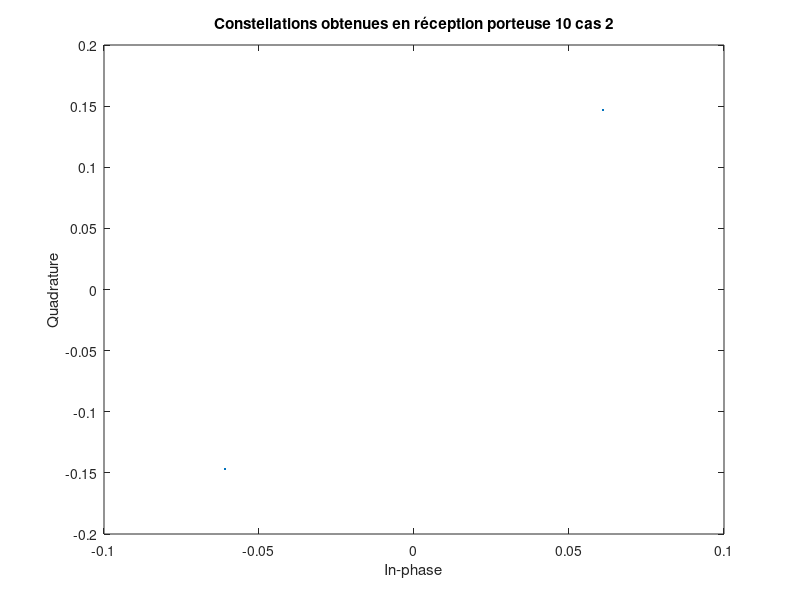
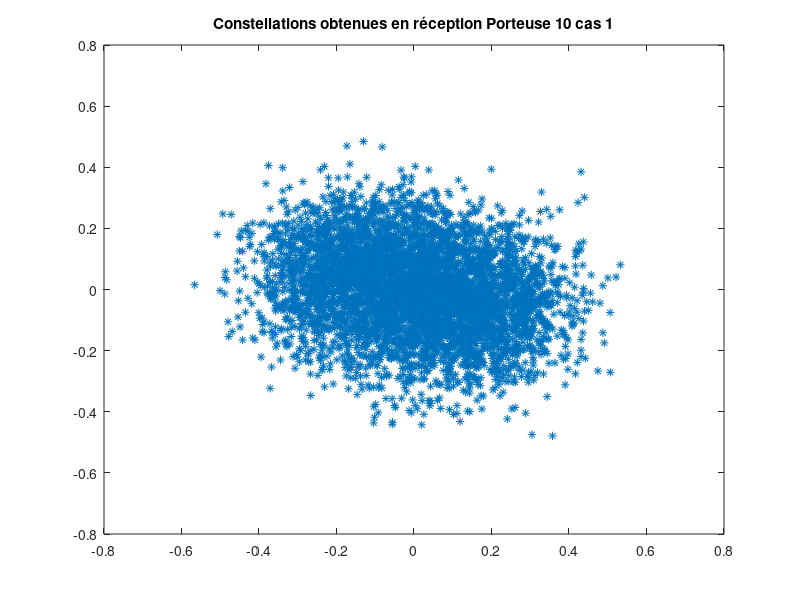
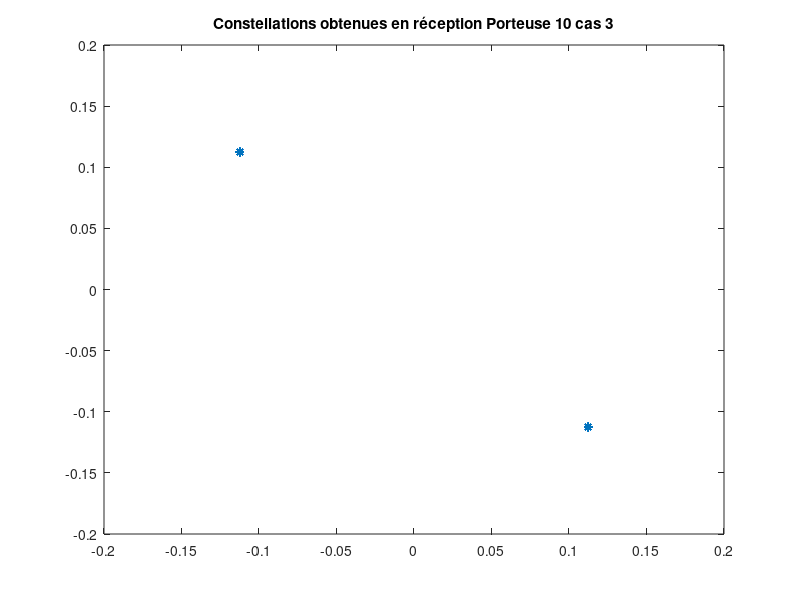
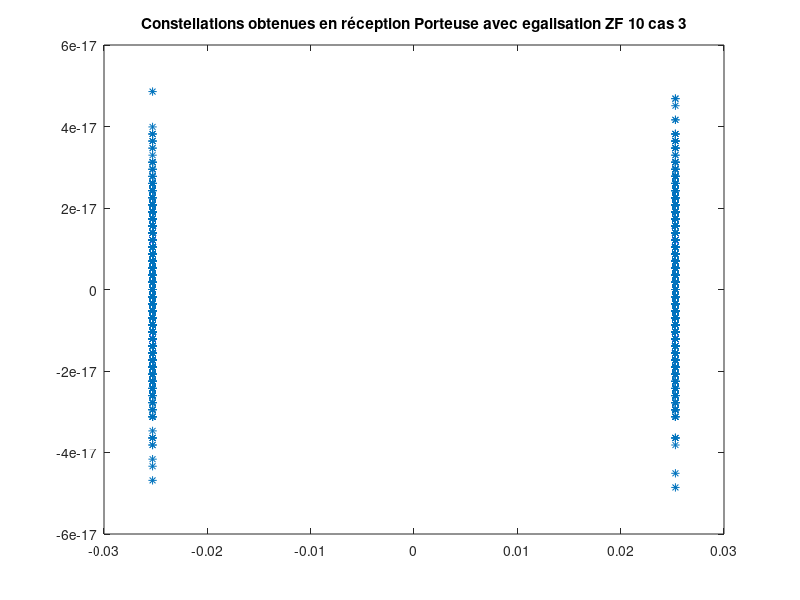

Write the MATLAB code that produced these figures, in order.
clc;
close all;
clear all
N= 16;
h = ones(1,N);
G = 5;
nombre_ofdm = 5000; % Nombre de symboles OFDM
Nbits = nombre_ofdm*N;
bits =randi(0:1,1,Nbits); % generation de la sequence de bits
sym = 2*bits -1;
M = reshape(sym,N,nombre_ofdm);
Hc = [0.227 0.46 0.688 0.46 0.227];

%  Erreur d'horloge

Hc=[Hc zeros(1,11)];
H=fft(Hc);
%%cas2: 

%emission
sortie1_ifft = ifft(M);
sortie1_ifft_pc = [sortie1_ifft(9:16,:); sortie1_ifft];
signal_emis = reshape(sortie1_ifft_pc,1,(8+N)*5000);

%canal
signal_recu1=filter(Hc,1,signal_emis );

%reception 
symboles_recu1 = signal_recu1;
entree1_fft = reshape(symboles_recu1,N+8,5000);
entree1_fft = entree1_fft(6:21,:);
sortie1_fft = fft(entree1_fft);

%Y=sortie_fft./H.';  (methode  ZF)
Y = sortie1_fft.*H'; %methode du maximum de vraisemblance
a = real(Y);
aa = sign(a);
symboles=[sortie1_fft(10,:)];


a=aa==M;
a=sum(sum(a));
TEB =1-a/(16*5000)
scatterplot(symboles)
title("Constellations obtenues en réception porteuse 10 cas 2")
%cas1

%emission
sortie_ifft=ifft(M);
sortie1_ifft_pc=[sortie_ifft(9:16,:); sortie1_ifft];
signal_emis =reshape(sortie1_ifft_pc,1,(8+N)*5000);

%canal
signal_recu=filter(Hc,1,signal_emis);

%reception 
symboles_recu = signal_recu;
mat_entre = reshape(symboles_recu,N+8,5000);
mat_entre = mat_entre(2:17,:);
sortie_fft = fft(mat_entre);

%Y=sortie_fft./H.';  (methode  ZF)
Y=sortie_fft.*H'; %methode du maximum de vraisemblance
a=real(Y);
aa=sign(a);
symboles=[sortie_fft(10,:)];

figure(2)
plot(real(symboles),imag(symboles),'*')
title("Constellations obtenues en réception Porteuse 10 cas 1")
a=aa==M;
a=sum(sum(a));
TEB = 1-a/(16*5000)

%cas3

%emission
M=reshape(sym,16,5000);
sortie_ifft=ifft(M);
sortie1_ifft_pc=[sortie_ifft(9:16,:); sortie_ifft];
signal_emis =reshape(sortie1_ifft_pc,1,(8+N)*5000);

%canal
signal_recu=filter(Hc,1,signal_emis);

%reception 
symboles_recu=signal_recu;
signal_recu=[signal_recu(2:end) signal_recu(1)];
mat_entre=reshape(symboles_recu,N+8,5000);
mat_entre=mat_entre(9:24,:);
sortie_fft=fft(mat_entre);


%Y=sortie_fft./H.';  (methode  ZF: zero forcing )
Y=sortie_fft.*H'; %methode ML: maximum de vraisemblance
a=real(Y);
aa=sign(a);
symboles=[sortie_fft(10,:)];

figure(3)
plot(real(symboles),imag(symboles),'*')
title("Constellations obtenues en réception Porteuse 10 cas 3")
a=aa==M;
a=sum(sum(a));
TEB =1-a/(16*5000)

figure(4)
plot(real(Y(10,:)),imag(Y(10,:)),'*')
title("Constellations obtenues en réception Porteuse avec egalisation ZF 10 cas 3")

% Estimation du canal dans le cas 1


Sym_pilote=sortie1_ifft(:,1);
Sysortie_fft=entree1_fft(:,1);
H_estime=Sysortie_fft./Sym_pilote;
%methode ML: maximum de vraisemblance
b=sortie1_fft.*conj(H_estime);
a=real(b);
aa=sign(a);
symboles=[b(10,:)];
scatterplot(symboles)
title("Constellations obtenues en réception")

